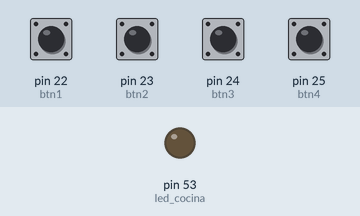
This sketch was run on a simulated Arduino Mega 2560, built with avr-gcc and run on an emulated ATmega2560. On the bench: output pins drawn as LEDs (lit = HIGH). The test bench sets the inputs (shaded band); at power-on: pin 22 (btn1), pin 23 (btn2), pin 24 (btn3), pin 25 (btn4) LOW.

Above: at 1.2 s.
1.3 s: pin 22 (btn1) pulled HIGH for 0.15 s
At 2.0 s:
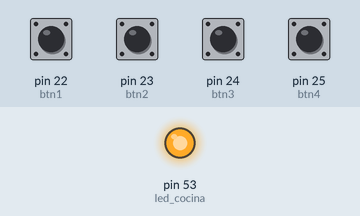
2.9 s: pin 23 (btn2) pulled HIGH for 0.15 s
At 3.2 s:
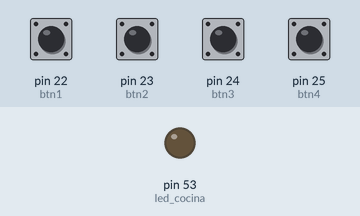
4.5 s: pin 22 (btn1) pulled HIGH for 1 s
At 5.6 s:
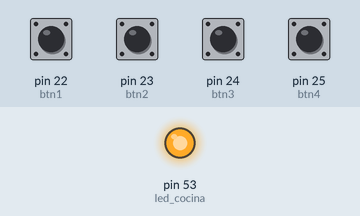
7.0 s: pin 22 (btn1) driven HIGH and pin 23 (btn2) driven HIGH
At 7.8 s:
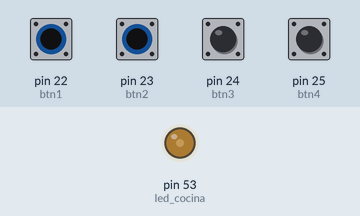
8.5 s: pin 24 (btn3) pulled HIGH for 0.15 s
At 8.62 s:
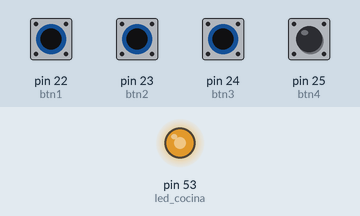
10.1 s: pin 23 (btn2) driven LOW
At 10.9 s:
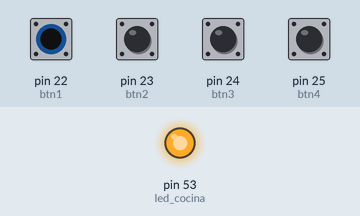
Timing chart, 0 to 12.6 s (numbered marks = the images above; inputs shaded):
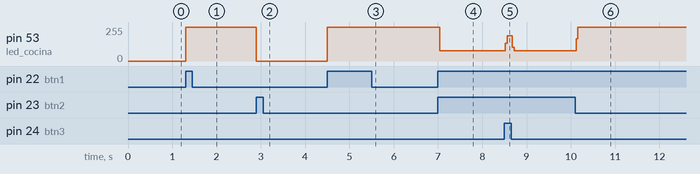

Measured:
- after the input at 1.3 s, pin 53 (led_cocina): 0/255 → 255/255 at once
- after the input at 2.9 s, pin 53 (led_cocina): 255/255 → 0/255 at once
- after the input at 4.5 s, pin 53 (led_cocina): 0/255 → 255/255 at once
- after the input at 7.0 s, pin 53 (led_cocina): 255/255 → 76/255 at once
- after the input at 8.5 s, pin 53 (led_cocina): 76/255 → 189/255 at once, → 76/255 0.16 s later
- after the input at 10.1 s, pin 53 (led_cocina): 76/255 → 255/255 at once

The sketch:

if_ELSE.ino
```cpp
int btn1 = 22;
int btn2 = 23;
int btn3 = 24;
int btn4 = 25;
int led_cocina = 53;
void setup() {
 pinMode(22,INPUT);
 pinMode(23,INPUT);
 pinMode(53,OUTPUT);
 pinMode(24,INPUT);
 pinMode(25,INPUT);
}

void loop() {
  if(digitalRead(btn1) == HIGH){
    digitalWrite(led_cocina,HIGH);
  }
   if(digitalRead(btn2) == HIGH){
   digitalWrite(led_cocina, LOW);
   }
   if(digitalRead(btn3) == HIGH){
   digitalWrite(led_cocina, HIGH);
   }
   if(digitalRead(btn4) == HIGH){
    digitalWrite(led_cocina, LOW);
   }
}
```
